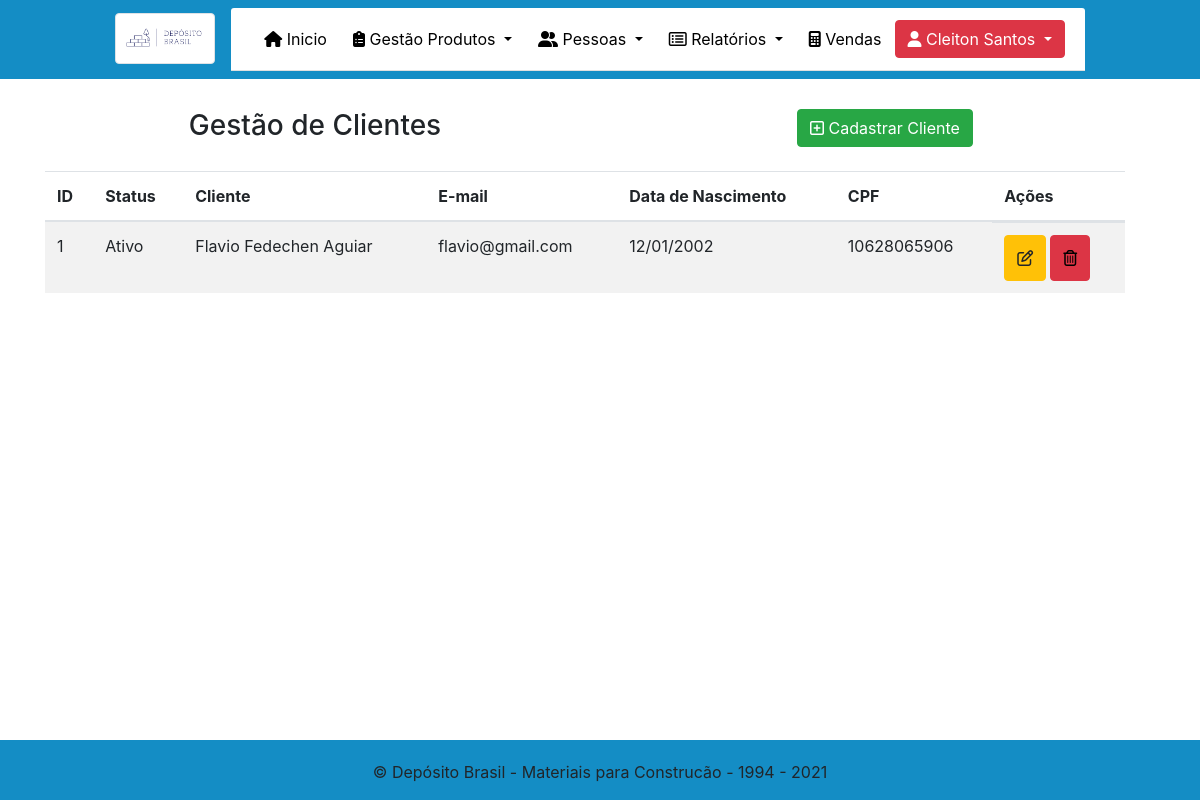
Screenshot of /Admin/clientes.php (signed in) with the database file from the repository.
### tables this page shows
CREATE TABLE `cliente` (
  `id` int(11) NOT NULL,
  `local_trabalho` varchar(200) DEFAULT NULL,
  `telefone_trabalho` varchar(45) DEFAULT NULL,
  `nome_completo` varchar(200) NOT NULL,
  `data_nascimento` date NOT NULL,
  `cpf` varchar(45) NOT NULL,
  `email` varchar(100) NOT NULL,
  `sexo` tinyint(1) NOT NULL,
  `telefone_residencial` varchar(45) DEFAULT NULL,
  `telefone_celular` varchar(45) NOT NULL,
  `rua` varchar(255) NOT NULL,
  `bairro` varchar(100) NOT NULL,
  `cep` varchar(45) NOT NULL,
  `numero` int(11) NOT NULL,
  `cidade` varchar(100) NOT NULL,
  `uf` varchar(2) NOT NULL,
  `status` tinyint(1) NOT NULL
);

### Admin/clientes.php (the view, shortened to what this page needs)
<!DOCTYPE html>
<html lang="pt-br">
<?php
require_once("../dependencias.php");
require_once("../menu.php");
?>
<head>
</head>
<?php
function formataData($data)
{
    return substr($data, 8, 2) . "/" .
        substr($data, 5, 2) . "/" .
        substr($data, 0, 4);
}
?>
<head>
</head>
<body class="teste">
    <div class="container" style="margin-top: 30px;">
        <center>
            <div class="row">
                <div class="col-sm-6">
                    <h3>Gestão de Clientes</h3>
                </div>
                <div class="col-sm-6">
                    <a href="NovoCliente.php" type="button" class="btn btn-success">
                        <i class="far fa-plus-square"></i> Cadastrar Cliente
                    </a>
                </div>
            </div>
        </center>
        <div class="row container" style="background: transparent;">
            <table class="table table-striped" style="margin-top: 20px; ">
                <thead>
                    <tr>
                        <th scope="col">ID</th>
                        <th scope="col">Status</th>
                        <th scope="col">Cliente</th>
                        <th scope="col">E-mail</th>
                        <th scope="col">Data de Nascimento</th>
                        <th scope="col">CPF</th>
                        <th scope="col">Ações</th>
                    </tr>
                </thead>
                <tbody>
                    <?php
                    $conexao = mysqli_connect('127.0.0.1', 'root', '', 'tcc');
                    $sql = "select * from cliente  ";
                    $clientes = mysqli_query($conexao, $sql);
                    while ($data = mysqli_fetch_array($clientes)) {
                        if ($data['status'] == 1) {
                            $statuscliente = 'Ativo';
                        } else {
                            $statuscliente = 'Inativo';
                        } ?>
                    <tr>
                        <td><?= $data['id']  ?></td>
                        <td><?= $statuscliente  ?></td>
                        <td><?= $data['nome_completo']  ?></td>
                        <td><?= $data['email']  ?></td>
                        <td><?= formataData($data['data_nascimento']) ?></td>
                        <td><?= $data['cpf']  ?></td>
                        <td class="actions d-flex">
                            <center>
                                <form action="clientes.php" name="form" method="post" class="needs-validation" novalidate>
                                    <button class="btn btn-warning btn-xs" type="button" style="margin-right: 4px; height: 46px; width: auto; " data-toggle="modal" data-target="#modalExemplo<?= $data['id'] ?>"><i class="far fa-edit"></i></button>
                                </form>
                            </center>
                            <button class="btn btn-danger btn-xs" style="height: 46px; width: auto; " type="button" data-toggle="modal" data-target="#ExemploModalCentralizado<?= $data['id'] ?>"><i class="far fa-trash-alt" style="color: black;"></i></button>
                        </td>
                    </tr>
                    <?php  }    ?>
                </tbody>
            </table>
        </div>
    </div>
    <?php
    require_once("rodape.php");
    ?>
</body>
</html>

### Admin/clientes.php (style rules this page uses)
.teste { background-image: url("../img/textura2.jpg"); }

### rows the page displays
cliente: id "1", status "Ativo", nome_completo "Flavio Fedechen Aguiar", email "flavio@gmail.com", data_nascimento "12/01/2002", cpf "10628065906"

### other values shown
$_SESSION['nome_completo'] "Cleiton Santos"
